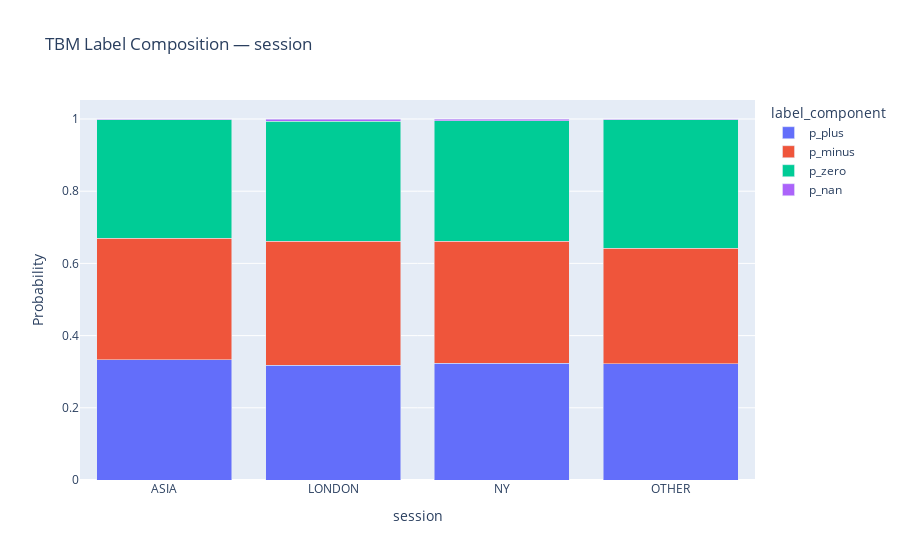

The notebook cell this image was saved under:
### Markdown cell above
---

## D. Regime Edge (TBM Labels)

The **triple-barrier method (TBM)** evaluates every candle by simultaneously simulating a long and short trade with:
- **Take profit** at entry +/- 2.0x ATR
- **Stop loss** at entry -/+ 1.0x ATR
- **Timeout** after 50 bars (~12.5 hours) if neither barrier is hit

The oracle label assigned to each candle:
| Label | Meaning |
|-------|---------|
| **+1** | Long trade would have hit TP before SL |
| **-1** | Short trade would have hit TP before SL |
| **0** | Both sides timed out - no clear directional move |
| **NaN** | Whipsaw - both long and short hit their stop losses |

For each regime bucket, we compute:
- **`bias`** = P(+1) - P(-1) - positive means the bucket favors longs, negative favors shorts
- **`actionability`** = 1 - P(0) - P(NaN) - how often the bucket produces a clear directional outcome vs timeouts/whipsaws

A good candidate regime has **high |bias|**, **high actionability**, and **sufficient coverage** (sample size).

### Code cell
if "px" not in globals():
    import plotly.express as px
required = ["label_profile", "pairs", "sol"]
missing = [x for x in required if x not in globals()]
if missing:
    raise RuntimeError(f"Run prerequisite cells first. Missing: {missing}")

profile_1d = {
    "session": label_profile(sol, ["session"]),
    "trend_regime": label_profile(sol, ["trend_regime"]),
    "vol_regime": label_profile(sol, ["vol_regime"]),
}
profile_2d = {f"{a}__{b}": label_profile(sol, [a, b]) for a, b in pairs}
profile_3d = label_profile(sol, ["session", "trend_regime", "vol_regime"])

for key, tbl in profile_1d.items():
    melt = tbl[[key, "p_plus", "p_minus", "p_zero", "p_nan"]].melt(
        id_vars=[key], var_name="label_component", value_name="probability"
    )
    fig = px.bar(
        melt,
        x=key,
        y="probability",
        color="label_component",
        barmode="stack",
        title=f"TBM Label Composition — {key}",
    )
    fig.update_layout(yaxis_title="Probability")
    fig.show()

### Figure 1 — Plotly figure (JSON) as saved in the notebook; plotly's stock layout.template omitted (floating-point values rounded to 4 significant figures)
{"data": [{"hovertemplate": "label_component=p_plus<br>session=%{x}<br>probability=%{y}<extra></extra>", "legendgroup": "p_plus", "marker": {"color": "#636efa", "pattern": {"shape": ""}}, "name": "p_plus", "orientation": "v", "showlegend": true, "textposition": "auto", "type": "bar", "x": ["ASIA", "LONDON", "NY", "OTHER"], "xaxis": "x", "y": [0.3336, 0.318, 0.3229, 0.3218], "yaxis": "y"}, {"hovertemplate": "label_component=p_minus<br>session=%{x}<br>probability=%{y}<extra></extra>", "legendgroup": "p_minus", "marker": {"color": "#EF553B", "pattern": {"shape": ""}}, "name": "p_minus", "orientation": "v", "showlegend": true, "textposition": "auto", "type": "bar", "x": ["ASIA", "LONDON", "NY", "OTHER"], "xaxis": "x", "y": [0.3355, 0.3435, 0.3379, 0.3196], "yaxis": "y"}, {"hovertemplate": "label_component=p_zero<br>session=%{x}<br>probability=%{y}<extra></extra>", "legendgroup": "p_zero", "marker": {"color": "#00cc96", "pattern": {"shape": ""}}, "name": "p_zero", "orientation": "v", "showlegend": true, "textposition": "auto", "type": "bar", "x": ["ASIA", "LONDON", "NY", "OTHER"], "xaxis": "x", "y": [0.3291, 0.3322, 0.3344, 0.3569], "yaxis": "y"}, {"hovertemplate": "label_component=p_nan<br>session=%{x}<br>probability=%{y}<extra></extra>", "legendgroup": "p_nan", "marker": {"color": "#ab63fa", "pattern": {"shape": ""}}, "name": "p_nan", "orientation": "v", "showlegend": true, "textposition": "auto", "type": "bar", "x": ["ASIA", "LONDON", "NY", "OTHER"], "xaxis": "x", "y": [0.001826, 0.006302, 0.004852, 0.001674], "yaxis": "y"}], "layout": {"barmode": "stack", "legend": {"title": {"text": "label_component"}, "tracegroupgap": 0}, "title": {"text": "TBM Label Composition — session"}, "xaxis": {"anchor": "y", "domain": [0, 1], "title": {"text": "session"}}, "yaxis": {"anchor": "x", "domain": [0, 1], "title": {"text": "Probability"}}}}
